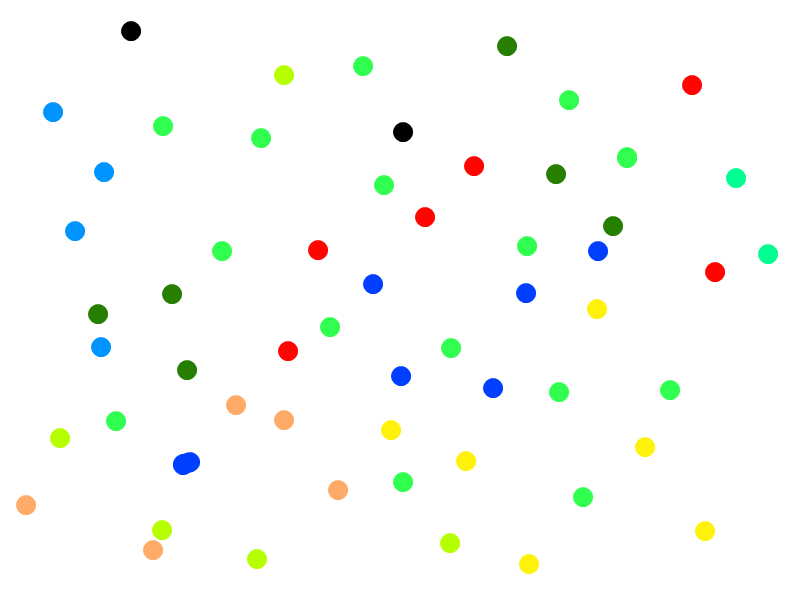
#> input picture balltracker/Ball-Tracking/tests & playing around/greens.png, 800 x 600 px
$ python tracker_modified.py --video 'tests & playing around/greens.png'   (Python 2 division)   (older library calls are emulated)
#> lines starting #> are read from the running program, lines starting #| are printed output that depends on the picture; after the words box and inside, x2 and y2 are one past the last pixel; in counts of white or black regions, pixels touching at a corner belong together
from __future__ import division
import numpy as np
import cv2
import itertools
import math
import argparse

# construct the argument parse and parse the arguments
ap = argparse.ArgumentParser()
ap.add_argument("-v", "--video",
	help="path to the (optional) video file")
ap.add_argument("-b", "--buffer", type=int, default=64,
	help="max buffer size")
args = vars(ap.parse_args())


saveFrameNo = 10

hsvColorBounds = {}
hsvColorBounds['darkGreen'] = (np.array([35,50,20],np.uint8), np.array([80,255,120],np.uint8))
hsvColorBounds['green'] = (np.array([30,0,0],np.uint8), np.array([100,255,255],np.uint8))
hsvColorBounds['white'] = (np.array([0,0,80],np.uint8), np.array([255,50,120],np.uint8))
hsvColorBounds['yellow'] = (np.array([15, 204, 204],np.uint8), np.array([20, 255, 255],np.uint8))
hsvColorBounds['red'] = (np.array([0, 153, 127],np.uint8), np.array([4, 230, 179],np.uint8))
hsvColorBounds['orange'] = (np.array([15, 204, 204],np.uint8), np.array([20, 255, 255],np.uint8))
hsvColorBounds['darkYellow'] = (np.array([20, 115, 140],np.uint8), np.array([25, 205, 230],np.uint8))
hsvColorBounds['darkYellowAttempt2(isolating)'] = (np.array([20, 90, 117],np.uint8), np.array([32, 222, 222],np.uint8))
hsvColorBounds['orange2'] = (np.array([2, 150, 140],np.uint8), np.array([19, 255, 204],np.uint8))

numBalls = 1


weightedFilter = True
positionPredictionWeight = 0.2
positionObservationWeight = 0.8
velocityPredictionWeight = 0.2
velocityObservationWeight = 0.8

averagedObservedVelocity = False
backgroundSubtraction = True
outlierRejection = True

ballPositionMarkerColors = (200,0,0)
ballTrajectoryMarkerColors = (200,55,55)

videoFilename = 'juggling2.mp4'

# pixelsPerMeter = 700.0 # Just a guess from looking at the video (juggling.mp4)
pixelsPerMeter = 980.0 # Just a guess from looking at the video (juggling2.mp4)
FPS = 30.0

# Euler's method will proceed by timeStepSize / timeStepPrecision at a time
timeStepSize = 1.0 / FPS
timeStepPrecision = 1.0

# Number of Euler's method steps to take
eulerSteps = 18

# Gravitational acceleration is in units of pixels per second squared
gSeconds = 9.81 * pixelsPerMeter
# Per-timestep gravitational acceleration (pixels per timestep squared)
gTimesteps = gSeconds * (timeStepSize**2)

# Get a frame from the current video source
def getFrame(cap):
    _, frame = cap.read()
#> frame is the input picture: shape (600, 800, 3); mean B, G, R 248.6, 251.8, 249.5
    # frame = cv2.imread('greens.png')
    return frame

# Applies a median blur to an image to smooth out noise
def blur(image):
    blurredImage = cv2.medianBlur(image, 5)
    return blurredImage

def eulerExtrapolate(position, velocity, acceleration, timeDelta):
    position[0] += velocity[0] * timeDelta
    position[1] += velocity[1] * timeDelta

    velocity[0] += acceleration[0] * timeDelta
    velocity[1] += acceleration[1] * timeDelta

    return (position, velocity)

def getTrajectory(initialPosition, initialVelocity, acceleration, timeDelta, numTrajPoints):
    positions = []

    position = list(initialPosition)
    velocity = list(initialVelocity)
    for i in range(numTrajPoints):
        position, velocity = eulerExtrapolate(position, velocity, acceleration, 1)
        positions.append(position[:])
    return positions

# Finds all of the contours in the image
def getContours(image):
    _, contours, hierarchy = cv2.findContours(image, 1, 2)
    return contours

def rejectOutlierPoints(points, m=2):
    if len(points[0]) == 0:
        return []
    else:
        # Get means and SDs
        meanX = np.mean([x for (x, y) in points[0]], axis=0)
        stdX = np.std([x for (x, y) in points[0]], axis=0)
        meanY = np.mean([y for (x, y) in points[0]], axis=0)
        stdY = np.std([y for (x, y) in points[0]], axis=0)

        nonOutliers = [(x,y) for x, y in points[0] if (abs(x - meanX) < stdX*m) and (abs(y - meanY) < stdY*m)]

        return np.array(nonOutliers)

# Gets velocity in pixels per frame
def estimateVelocity(pos0, pos1, normalized=False):
    if normalized:
        mag = np.sqrt((pos1[0] - pos0[0])**2 + (pos1[1] - pos0[1])**2)
        velocity = [(pos1[0] - pos0[0]) / mag, (pos1[1] - pos0[1]) / mag]
    else:
        velocity = [(pos1[0] - pos0[0]), (pos1[1] - pos0[1])]

    return velocity

# Performs all necessary pre-processing steps before the color thresholding
def processForThresholding(frame, frameNo=0):
    blurredFrame = blur(frame)

    if backgroundSubtraction:
        # Subtract background (makes isolation of balls more effective, in combination with thresholding)
        # height = np.size(frame, 0);
        # width = np.size(frame, 1);
        fgbg = cv2.createBackgroundSubtractorMOG2(500, 30, True)
        fgmask = fgbg.apply(frame, None, 0.01)
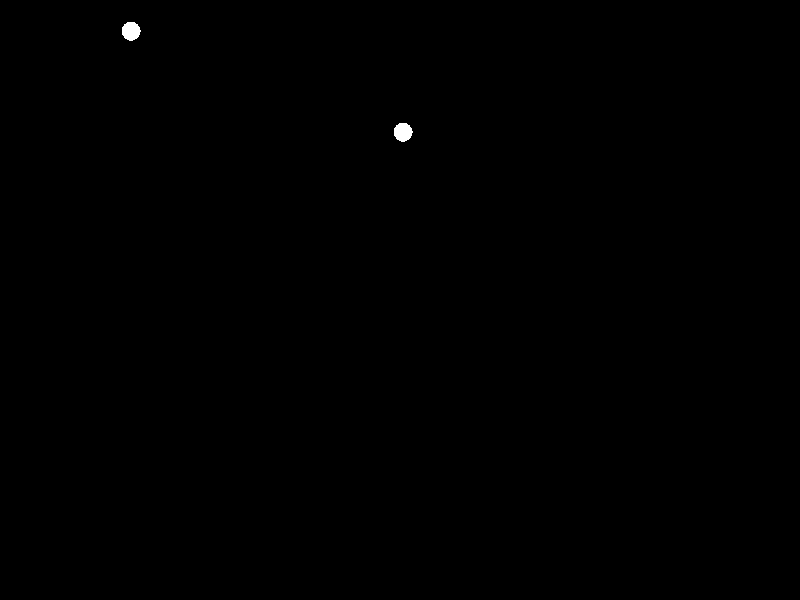
#> fgmask: shape (600, 800); values 127 (black) and 255 (white), 0.12% white; 2 white regions, box (x1, y1, x2, y2) and area: (122, 22, 141, 41) 277, (394, 123, 413, 142) 277
        frame = cv2.bitwise_and(frame,frame, mask = fgmask)

        if frameNo == saveFrameNo:
            cv2.imwrite('backgroundSub.jpg', frame)
            print "Wrote bg subtracted image"

    # Convert to HSV color space
    hsvBlurredFrame = cv2.cvtColor(frame, cv2.COLOR_BGR2HSV)
#> hsvBlurredFrame: shape (600, 800, 3); mean H, S, V 2.1, 8.3, 254.2
    return hsvBlurredFrame

def smoothNoise(frame):
    kernel = np.ones((3,3)).astype(np.uint8)
    frame = cv2.erode(frame, kernel)
    frame = cv2.dilate(frame, kernel)

    return frame

def initializeBallStates(numBalls):
    ballCenters=[0,0]
    ballVelocities=[0,0]
    return ballCenters, ballVelocities

# A function of both velocity and position to find difference
# between two sets of two values (like 4D distance)
def distance4D(p, q, r, s):
    dist = math.sqrt((p[0]-q[0])**2 + (p[1]-q[1])**2 + (r[0]-s[0])**2 + (r[1]-s[1])**2)
    return dist

# A function of position to find difference
# between two values (2D distance)
def distance2D(p, q):
    dist = math.sqrt((p[0]-q[0])**2 + (p[1]-q[1])**2)
    return dist

def findBallsInImage(image, ballCenters, ballVelocities, frameNo=0):

    numBallsToFind = len(ballCenters)

    # Get a list of all of the non-blank points in the image
    points = np.dstack(np.where(image>0)).astype(np.float32)

    if outlierRejection:
        # Filter out positional outliers
        points = rejectOutlierPoints(points)

        if frameNo == saveFrameNo:
            height = np.size(image, 0);
            width = np.size(image, 1);
            blankImage = np.zeros((height, width, 3), np.uint8);

            for point in points.tolist():
                print int(point[0]), int(point[1])
                cv2.circle(blankImage, (int(point[0]), int(point[1])), 6, (255, 255, 255), thickness=6)
            if len(points) > 0:
                cv2.imwrite('outlierRejected.jpg', blankImage)
                print "Wrote outlier image"

    if len(points) == 0:
        return []

    if len(points[0]) >= numBallsToFind:

        # Break into clusters using k-means clustering
        criteria = (cv2.TERM_CRITERIA_EPS + cv2.TERM_CRITERIA_MAX_ITER, 10, 1.0)
        compactness, labels, centers = cv2.kmeans(points, numBallsToFind, None, criteria, 10, cv2.KMEANS_RANDOM_CENTERS)

        # [12 lines of commented-out code are left out]
        print centers
        #centers = centers.tolist()

        # Centers come to us in (y, x) order. This is annoying, so we'll switch it to (x, y) order.
        #centers = [[x,y] for [y,x] in centers]

        # Find n predicted velocities, which we'll also use to calculate predicted centers

        # The centers object will now contain a list of numBallsToFind points at which
        # it believes the ball centers to be. We need to simply figure out which previous
        # ball position/velocity the predicted position/velocity is nearest to, and use
        # those matches to ensure that we update the right positions and velocities.

        # Find minimal pairings of ballCenters to centers
        pairings = []
        for pair in itertools.product(zip(ballCenters, ballVelocities), centers):
            ballCenter = pair[0][0]
            ballVelocity = pair[0][1]
            center = pair[1]
            # Get the velocity vector that the ball would have if this k-means center
            # did correspond to it
            theoreticalVelocity = (np.array(center) - np.array(ballCenter)).tolist()

            distance = distance4D(ballCenter, center, theoreticalVelocity, ballVelocity)
            pairings.append([pair[0], [pair[1], theoreticalVelocity], distance])

        # Sort pairings by resulting distance element
        sorted_pairings = sorted(pairings, key=lambda item: item[2])

        # Go through the list of sorted pairings and find minimum-distance matches to
        # pair a ballCenter to a center
        min_matches = []
        for pairing in sorted_pairings:
            # Get center point (as determined by k-means)
            p = pairing[1][0]

            # If it's not already matched to something in our
            # min_matches, then let's consider it a match
            if p not in [x[1][0] for x in min_matches]:
                min_matches.append(pairing)

        # min_matches now contains the minimum matches for this set
        return min_matches
    else:
        return []

def drawBallsAndTrajectory(frameCopy, matches, ballCenters, ballVelocities, ballIndices, ballCentersToPair, ballVelocitiesToPair, frameNo=0):
    # print len(matches)

    if len(matches) == 0:
        return frameCopy

    matchedIndices = []
    for match in matches:
        matched = False

        # Find exactly one match in the ballCenters/ballVelocities
        matchedGlobalIndices = []
        for i, (ballCenter, ballVelocity) in enumerate(zip(ballCentersToPair, ballVelocitiesToPair)):

            if (match[0] == (ballCenter, ballVelocity)) and (i not in matchedIndices) and not matched:
                globalIndex = ballIndices[i]
                matchedIndices.append(globalIndex)

                previousPosition = ballCenters[globalIndex]
                previousVelocity = ballVelocities[globalIndex]
                observedPosition = match[1][0]
                observedVelocity = [observedPosition[0] - previousPosition[0], observedPosition[1] - previousPosition[1]]

                if averagedObservedVelocity:
                    observedVelocity = [(observedVelocity[0] + ballVelocities[globalIndex][0]) / 2.0, (observedVelocity[1] + ballVelocities[globalIndex][1]) / 2.0]

                if weightedFilter:
                    # Predict uncertainty for this timestep
                    predictedPosition = [previousPosition[0] + previousVelocity[0], previousPosition[1] + previousVelocity[1]]
                    predictedVelocity = [previousVelocity[0], previousVelocity[1] + gTimesteps];

                    # Update estimated state
                    ballCenters[globalIndex] = [predictedPosition[0]*positionPredictionWeight + observedPosition[0]*positionObservationWeight, predictedPosition[1]*positionPredictionWeight + observedPosition[1]*positionObservationWeight]
                    ballVelocities[globalIndex] = [predictedVelocity[0]*velocityPredictionWeight + observedVelocity[0]*velocityObservationWeight, predictedVelocity[1]*velocityPredictionWeight + observedVelocity[1]*velocityObservationWeight]

                else:
                    # Just use observed positions and velocities
                    ballCenters[globalIndex] = observedPosition
                    ballVelocities[globalIndex] = observedVelocity

                # Let's make a note of this match and make sure we don't get it again (and that we skip
                # to looking for the position of the next ball in the list)
                matchedIndices.append(i)
                matched = True

    # Draw position markers (current and future trajectory)

    centerX = ballCenters[0]
    centerY = ballCenters[1]
    velocityX = ballVelocities[0]
    velocityY = ballVelocities[1]
    cv2.circle(frameCopy, (int(centerX), int(centerY)), 6, ballPositionMarkerColors, thickness=6)

    positions = getTrajectory((centerX, centerY), (velocityX, velocityY), (0, gTimesteps), timeStepSize, eulerSteps)

    if frameNo == saveFrameNo:
        cv2.imwrite('clusteredMatched.jpg', frameCopy)
        print "Wrote clustered and matched image"


    for position in positions:
        height, width, depth = frameCopy.shape
        if (position[0] < width) and (position[1] < height):
            cv2.circle(frameCopy, (int(position[0]), int(position[1])), 2, ballTrajectoryMarkerColors, thickness=2)

    if frameNo == saveFrameNo:
        cv2.imwrite('predicted.jpg', frameCopy)
        print "Wrote predicted image"

        # Draw velocity vectors
        # cv2.arrowedLine(frameCopy, (int(centerX), int(centerY)), (int(ballCenters[i][0]+ballVelocities[i][0]*2), int(ballCenters[i][1]+ballVelocities[i][1]*2)), ballTrajectoryMarkerColors[i], 2, 2, 0, 0.1)

    return frameCopy


def main():
    showBallDetectionData = False

    ballCenters, ballVelocities = initializeBallStates(numBalls)

    if not args.get("video", False):
        cap = cv2.VideoCapture(1)

    # otherwise, grab a reference to the video file
    else:
        cap = cv2.VideoCapture(args["video"])

        # Get a camera input source
        #cap = cv2.VideoCapture(videoFilename)

    # Get a video output sink
    fourcc1 = fourcc = cv2.VideoWriter_fourcc(*'mp4v')
    out = cv2.VideoWriter('output.mp4',fourcc1, 20.0, (1280,720))

    frameNo = 0

    while(cap.isOpened()):
        frame = getFrame(cap)
        if frame is None:
            break
        # Makes a copy before any changes occur
        frameCopy = frame.copy()

        frame = processForThresholding(frame, frameNo)

        for color, ballIndices in zip(['orange2', 'darkYellowAttempt2(isolating)'], ([0,1], [2])):
            # Find locations of ball(s)
            colorBounds = hsvColorBounds[color]
            thresholdImage = cv2.inRange(frame, colorBounds[0], colorBounds[1])

            if frameNo == saveFrameNo:
                cv2.imwrite('thresholded.jpg', thresholdImage)
                print "Wrote thresholded image"

            # Open to remove small elements/noise
            thresholdImage = smoothNoise(thresholdImage)

            if frameNo == saveFrameNo:
                cv2.imwrite('denoised.jpg', thresholdImage)
                print "Wrote denoised image"

            # if color == 'orange':
                # cv2.imshow('thresholdImage', thresholdImage)

            # We'll use ballIndices to only select from a subset of the balls to pair
            ballCentersToPair = ballCenters
            ballVelocitiesToPair = ballVelocities

            # Find the points in the image where this is true, and get the matches that pair
            # these points to the balls that we're already tracking
            try:
                matches = findBallsInImage(thresholdImage, ballCentersToPair, ballVelocitiesToPair, frameNo)
            except:
                print "Falied to detect ball"
            frameCopy = drawBallsAndTrajectory(frameCopy, matches, ballCenters, ballVelocities, ballIndices, ballCentersToPair, ballVelocitiesToPair, frameNo)

        if showBallDetectionData:
            combinedMask = cv2.bitwise_or(yellowThresholdImage, redThresholdImage, frame)

            maskedImage = cv2.bitwise_and(frameCopy, frameCopy, mask = combinedMask)

            weightedCombination = cv2.addWeighted(frameCopy, 0.1, maskedImage, 0.9, 0)

            cv2.imshow('Ball Detection Data', weightedCombination)
            out.write(weightedCombination)
        else:
            cv2.imshow('Image with Estimated Ball Center', frameCopy)
            out.write(frameCopy)

        k = cv2.waitKey(int(1000.0 / FPS)) & 0xFF
#> (key Esc is pressed here)

        if k == 27:
            # User hit ESC
            break

        frameNo += 1

    cap.release()
    out.release()
    cv2.destroyAllWindows()

if __name__ == '__main__':
    main()
